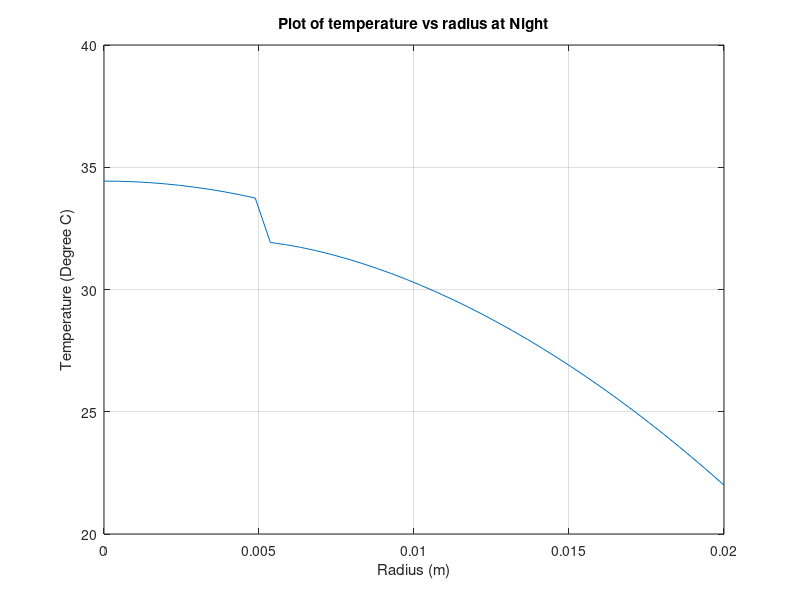

Recreate this plot in MATLAB.
clear all;
clc

%plug in the known inputs
d_o=0.01;
d_o=0.04;
r_i=0.005;      %m inner seed radius
r_o=0.02;       %m outer flesh radius

k_s=0.3;        %W/m-K
k_f=0.6;        %W/m-K

q_s_gen=50000;  %W/m2 flux from seed
q_f_gen=100000; %W/m2 flux from flesh

R_tc=0.02;      %m2-K/W contact resistance


%% Daytime

T_infd=15+273.15; % K
T_skyd=20+273.15; % K
h=50;             %W/m2-K

G_s=500;          %W/m2
alpha_s=0.75;     %absorptivity of skin
E=0.85;           %emissivity
alpha_emi=0.85;   %radiation aborptivity 


%% NightTime

T_infn=10+273.15; %K
T_skyn=5+273.15;  %K


%% node set up

dr=0.0005;          %difference between nodes
N_seed=(r_i/dr)+1;  %node numbers
N_flesh=(r_o/dr)+2;

delta_T=1;          %max error in temp of current vs previous iteration
tolerance_T=0.0001; %C- tolerance for exiting the loop

%set up coefficient, constant, and temperature matrix
T = ones(N_flesh,1);
c=1;                %iteration counter 


%% While loop for calculation of the derived equations in each node or nodes
while delta_T>tolerance_T   

c=c+1

%Seed radius boundary node-----1st part code
coeff_1 = q_s_gen*4/3*pi*(dr/2)^3;
coeff_2 = 4*pi*(dr/2)^2*k_s/dr;
T(1, c) = (coeff_1 + coeff_2*T(2,c-1))/coeff_2;


%Seed interior nodes-----2nd part code
    for i=2: (N_seed-1)
        r_inner = (i-(3/2))*dr;
        r_outer = (i-(1/2))*dr;
        A1 = (k_s/dr)*4*pi*r_inner^2;
        A2 = (k_s/dr)*4*pi*r_outer^2;
        V = q_s_gen*(4/3)*pi*(r_outer^3 - r_inner^3);
        T(i,c)= (A2*T(i+1,c-1) + A1*T(i-1,c-1) +V)/(A1 + A2);
    end   

    
%Seed side boundary and Flesh side boundary-----3rd part code N_seed
B_contact = (4*pi*r_i^2)/R_tc;
B_q_gen = q_s_gen*(4/3)*pi*(r_i^3 - (r_i - dr/2)^3 );
B_cond = (k_s/dr)*4*pi*r_i^2;
T(N_seed, c) = (B_q_gen + B_cond*T(N_seed -1, c-1) + B_contact*T(N_seed + 1, c-1) )/(B_contact + B_cond );


%Contact flesh side-----3rd part code N_seed+1
B_q_gen = q_f_gen*(4/3)*pi*((r_i + dr/2)^3 - r_i^3 );
B_cond2 = (k_f/dr)*4*pi*(r_i + dr/2)^2;
T(N_seed +1, c) = (B_q_gen + B_cond2*T(N_seed + 2, c-1) + B_contact*T(N_seed, c-1) )/(B_contact + B_cond2 );


%Flesh interior nodes-----4th part code
    for j=(N_seed+2):(N_flesh-1)
        r_inner = (j-(5/2))*dr; %the constant change for contact value, as this value should be larger comparing to previous one
        r_outer = (j-(3/2))*dr; 
        A1 = (k_f/dr)*4*pi*r_inner^2;
        A2 = (k_f/dr)*4*pi*r_outer^2;
        V = q_f_gen*(4/3)*pi*(r_outer^3 - r_inner^3);
        T(j,c)= (A2*T(j+1,c-1) + A1*T(j-1,c-1) +V)/(A1 + A2);
    end 


%Flesh outer boundary node-----5th part code
%F = @(T_M)(E_in + E_g - E_o) for the engergy balance
%the E_g term here is only for the LAST cv of thickness dr/2 
%F = S_cond + S_f_gen - S_conv(nighttime) + S_emi(nighttime)

M= N_flesh;
F = @(T_M)((k_f/dr)*4*pi*r_o^2*(T(N_flesh -1, c-1) - T_M)   + q_f_gen*(4/3)*pi*(r_o^3 - (r_o - dr/2)^3)  - h*4*pi*r_o^2*(T_M-T_infn) + alpha_emi*(5.67*10^-8)*4*pi*r_o^2*(T_skyn^4 - T_M^4));
intermediate = fzero(F, [-10 1000]);
T(N_flesh, c)=intermediate;
delta_T=max(abs(T(:,c)-T(:, c-1)));

end
Temp_fin = T(:,end)-273.15;


%% plot the Temperature vs radius 

range = linspace(0, r_o, N_flesh);
plot(range, Temp_fin);
title('Plot of temperature vs radius at Night');
xlabel('Radius (m)');
ylabel('Temperature (Degree C)');
grid on;

%Therefore, from the output graph shows the heat is going out as it has a
%temperature drop from inner layers to the outer. 


%% Engergy Balance Calculation Base on Read Numbers for T_s

T_s=295.148300077858; %Surface temperature base on graph (NIGHT)

q_in= (k_f/dr)*4*pi*r_o^2*(T(N_flesh -1, c-1) - T_s)   + q_f_gen*(4/3)*pi*(r_o^3 - (r_o - dr/2)^3)
q_out= h*4*pi*r_o^2*(T_s-T_infn) - (alpha_emi*(5.67*10^-8)*4*pi*r_o^2*(T_skyn^4 - T_s^4))




